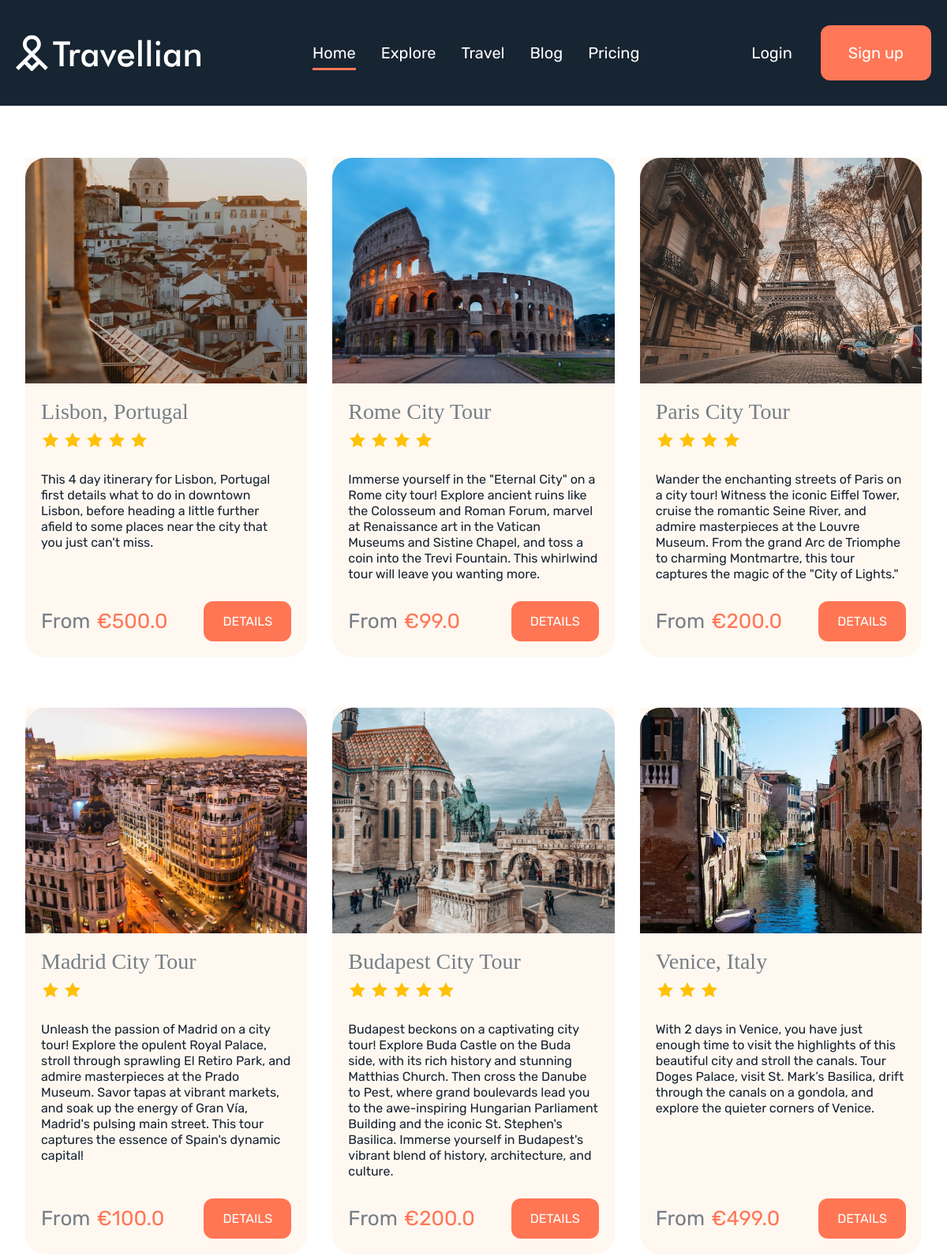
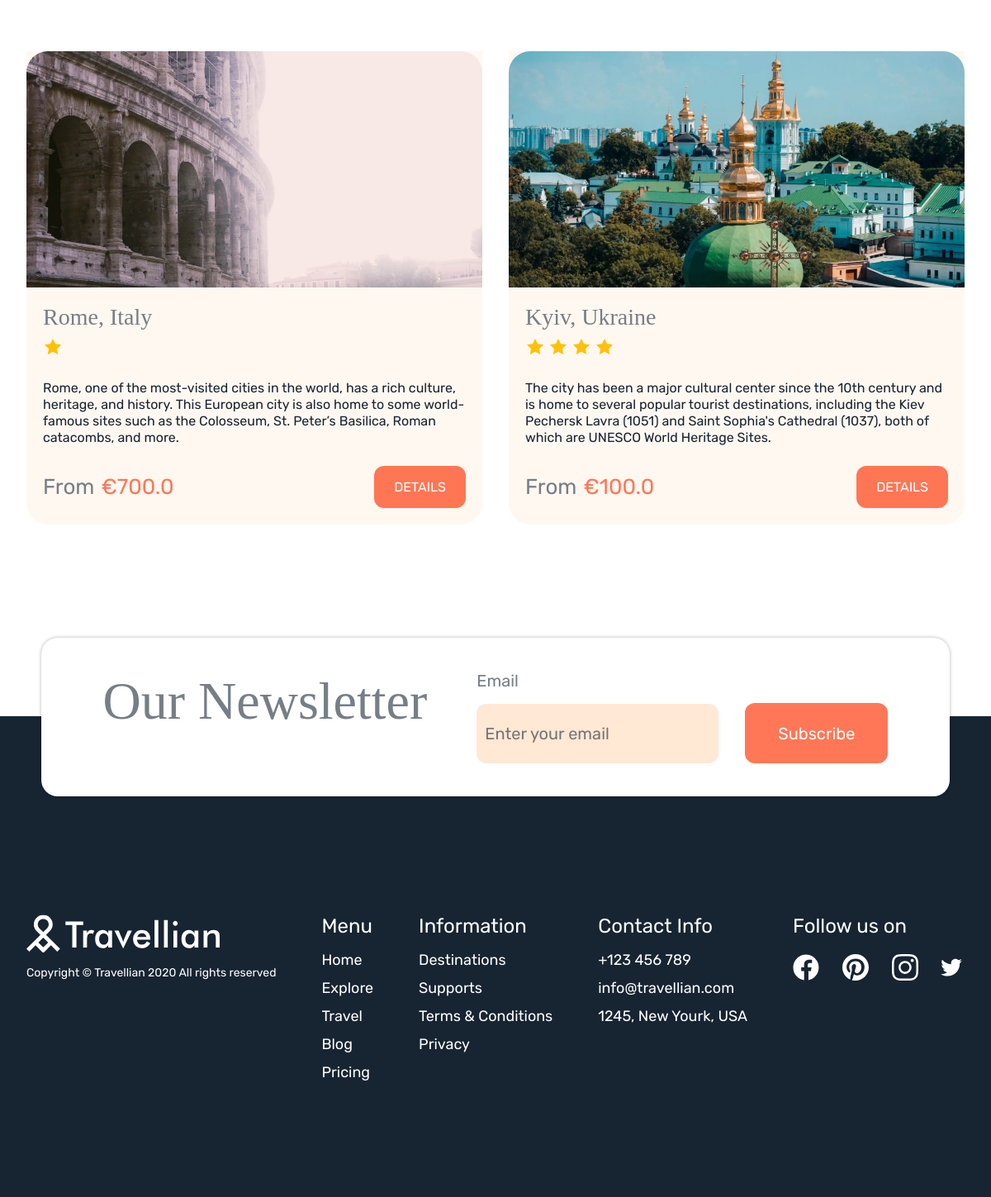
Screenshot of /offers/ with the database file from the repository (2 pictures, top to bottom).
### diploma_page/models.py (models this page shows, shortened)
class Trips(models.Model):
    title = models.CharField(max_length=100)
    type = models.CharField(max_length=100)
    cost = models.FloatField(max_length=10)
    days = models.IntegerField()
    description = models.TextField(max_length=400)
    trip_image = models.ImageField(null = True, blank=True, upload_to="images/")
    is_special = models.BooleanField()
    @property
    def rating(self):
        list = Reviews.objects.filter(trip=self.id).all()
        try:
            rate = list.aggregate(Sum('rating'))['rating__sum']/len(list)
        except:
            rate = 1
        return rate

### diploma_page/views.py (the view)
# urls.py: path('offers/', offers, name='offers'),
def offers(request):
    data = Trips.objects.all()
    form = registerForm(request)
    return render(request, 'offers/index.html', {'data': data,'form': form})

### diploma_page/forms.py
class AccountCreationForm(UserCreationForm):
    login = forms.BooleanField(widget=forms.HiddenInput, initial=True)
    def __init__(self, *args, **kwargs):
        super().__init__(*args, **kwargs)
        self.fields['username'].widget.attrs.update({'placeholder':_('Username')})
        self.fields['password1'].widget.attrs.update({'placeholder':_('Password')})
        self.fields['password2'].widget.attrs.update({'placeholder':_('Repeat password')})

### diploma_page/views.py (called while the page is built)
def registerForm(request):
    if request.method == "POST" and 'login' in request.POST:
        form = AccountCreationForm(request.POST)
        if form.is_valid():
            form.save()
            return HttpResponseRedirect("/")
        else:
            messages.error(request, form.errors, extra_tags="register")
    else:
        form = AccountCreationForm()
    return form

### diploma_page/templates/offers/index.html (shortened to what this page needs)
{% extends '../base.html' %}
{% block head %}
{% load static %}
    <link rel="stylesheet" href="{% static 'offers/styles/style.css' %}">
{% endblock head%}
{% block content %}
<div class="offers-page-wrap section-wrap">
    <div class = "d-flex offers-list-wrap">
        {% for item in data %}
        <div class = "offer-item">
            <div style="background-image: url(../media/{{item.trip_image}});" class = "offer-image-block bg-options">
            </div>
            <div class = "offer-text-block">
                <div class = "offer-rate">
                    <span class = "offer-title grey-text d-block">{{ item.title }}</span>
                    {% for i in '0123456789'|make_list %}
                        {% if  forloop.counter <= item.rating %}
                        <svg width="24" height="24" viewBox="0 0 24 24" fill="none" xmlns="http://www.w3.org/2000/svg">
                            <path d="M12 2.00006L15.09 8.26006L22 9.27006L17 14.1401L18.18 21.0201L12 17.7701L5.82 21.0201L7 14.1401L2 9.27006L8.91 8.26006L12 2.00006Z" fill="#FFC107"/>
                            </svg>
                        {% endif %}
                    {% endfor %}
                </div>
                <span class = "offer-description d-block">{{ item.description }}</span>
                <div class="www">
                    <div class="offer-price-details">
                        <div class = "offer-price-wrap">
                            <span class = "title-small grey-text">From</span>
                            <span class = "offer-price">€{{ item.cost }}</span>
                        </div>
                        <div class = "offer-details">
                            <a class="offer-btn" href = "{{item.id}}">Details</a>
                        </div>
                    </div>
                </div>
            </div>
        </div>
        {% endfor %}
    </div>
</div>
{% endblock content%}

### diploma_page/templates/base.html (shortened to what this page needs)
<!doctype html>
{% load static %}
<html lang="en-US">
<head>
	<link rel="stylesheet" href="{% static 'styles/style.css' %}">
	{% block head %} {% endblock head %}
	<link rel="stylesheet" href="https://cdnjs.cloudflare.com/ajax/libs/font-awesome/6.5.1/css/all.min.css">
</head>
<body>
	<header id="headerId" class = "head">
		<div class="head-wrapper d-flex">
			<div onclick = "location.href='/';" style="cursor:pointer;" class="logo"></div>
			<nav id="navigation" class="header-menu hide">
				<ul class = "menu">
					<li class="current-item">
						<a class="header-emailform-font" href="/#heroWrap">Home</a>
					</li>
					<li>
						<a class="header-emailform-font" href="/#explore">Explore</a>
					</li>
					<li>
						<a class="header-emailform-font" href="/#travel">Travel</a>
					</li>
					<li>
						<a class="header-emailform-font" href="/#blog">Blog</a>
					</li>
					<li>
						<a class="header-emailform-font" href="/#pricing">Pricing</a>
					</li>
				</ul>
				<span id="slide-line" class="position-absolute"></span>
			</nav>
			<div class="login-wrap hide">
				<div class= "btn-login-signup">
					{% if user.is_authenticated %}
					<a href="{% url 'logout' %}" class="header-emailform-font" id="loginBtn">Logout</a>
					<a href="{% url 'login' %}" class="signup-btn d-flex header-emailform-font">My Account</a>
					{% else %}
					<span class="header-emailform-font" id="loginBtn">Login</span>
					<span class="signup-btn d-flex header-emailform-font" id="signupBtn" >Sign up</span>
					{% endif %}
				</div>
			</div>
		</div>
	</header>
		{% block content %} {% endblock content %}
		<div class="relative-wrap">
			<section class="news-form">
				<div class="news-form-wrap d-flex">
					<h1 class = "title-big grey-text">Our Newsletter</h1>
					<div class="news-email">
						<form class="d-flex email-form">
							<div class="email-input-wrap">
								<label class="header-emailform-font grey-text d-block" for="email">Email</label>
								<input class="email-input header-emailform-font d-block" type="email" id="email" name="email" placeholder="Enter your email">
							</div>
							<input class="email-subscribe header-emailform-font white-text" type="submit" value="Subscribe">
						</form>
					</div>
				</div>
			</section>
		<footer>
			<div class="section-wrap">
				<div class="inner-wrap d-flex">
					<div class="footer-logo">
						<div class="logo"></div>
						<span class = "copyright normal-text d-block white-text">Copyright © Travellian 2020 All rights reserved</span>
					</div>
					<div class="footer-menu">
						<span class = "footer-title title-small d-block white-text">Menu</span>
						<nav>
							<ul class = "menu d-flex">
								<li>
									<a class="list-item" href="/#heroWrap">Home</a>
								</li>
								<li>
									<a class="list-item" href="/#explore">Explore</a>
								</li>
								<li>
									<a class="list-item" href="/#travel">Travel</a>
								</li>
								<li>
									<a class="list-item" href="/#blog">Blog</a>
								</li>
								<li>
									<a class="list-item" href="/#pricing">Pricing</a>
								</li>
							</ul>
						</nav>
					</div>
					<div class="footer-info">
						<span class = "footer-title title-small d-block white-text">Information</span>
						<ul class = "menu">
							<li>
								<a class="list-item" href="#">Destinations</a>
							</li>
							<li>
								<a class="list-item" href="#">Supports</a>
							</li>
							<li>
								<a class="list-item" href="#">Terms & Conditions</a>
							</li>
							<li>
								<a class="list-item" href="#">Privacy</a>
							</li>
						</ul>
					</div>
					<div class="footer-contact">
						<span class = "footer-title title-small d-block white-text">Contact Info</span>
						<ul class = "menu">
							<li>
								<a class="list-item" href="#">+123 456 789</a>
							</li>
							<li>
								<a class="list-item" href="#">info@travellian.com</a>
							</li>
							<li>
								<a class="list-item" href="#">1245, New Yourk, USA</a>
							</li>
						</ul>
					</div>
					<div class="footer-socials">
						<span class = "footer-title title-small d-block white-text">Follow us on</span>
						<div class="social-icons d-flex">
							<a href="https://www.facebook.com/">
							</a>
							<a href="https://www.pinterest.com/">
							</a>
							<a href="https://www.instagram.com/">
							</a>
							<a href="https://twitter.com/">
							</a>
						</div>
					</div>
				</div>
			</div>
		</footer>
	</div>
  </body>
</html>

### diploma_page/static/offers/styles/style.css (style rules this page uses)
header { background-color:var(--secondary-color)!important;position:relative }
.offers-list-wrap { padding: 80px 20px; flex-direction: column; }
.offer-item { margin-bottom: 32px; }
@media only screen and (min-width:800px) { .offers-list-wrap { flex-direction: row; flex-wrap: wrap; gap: 32px; } }
@media only screen and (min-width:800px) { .offer-item { width: auto ; height: auto; flex: 1 0 21%; align-self: stretch; } }
@media only screen and (min-width:800px) { .offer-title { height: auto; flex: 1; } }
@media only screen and (min-width: 1120px) { .offers-list-wrap { margin: 100px auto; } }

### rows the page displays
Trips: trip_image (picture), title "Lisbon, Portugal", description "This 4 day itinerary for Lisbon, Portugal first details what to do in downtown Lisbon, before heading a little further afield to some places near the city that you just can't miss.", cost "500.0"
Trips: trip_image (picture), title "Rome City Tour", description "Immerse yourself in the \"Eternal City\" on a Rome city tour! Explore ancient ruins like the Colosseum and Roman Forum, marvel at Renaissance art in the Vatican Museums and Sistine Chapel, and toss a coin into the Trevi Fountain. This whirlwind tour will leave you wanting more.", cost "99.0"
Trips: trip_image (picture), title "Paris City Tour", description "Wander the enchanting streets of Paris on a city tour! Witness the iconic Eiffel Tower, cruise the romantic Seine River, and admire masterpieces at the Louvre Museum. From the grand Arc de Triomphe to charming Montmartre, this tour captures the magic of the \"City of Lights.\"", cost "200.0"
Trips: trip_image (picture), title "Madrid City Tour", description "Unleash the passion of Madrid on a city tour! Explore the opulent Royal Palace, stroll through sprawling El Retiro Park, and admire masterpieces at the Prado Museum. Savor tapas at vibrant markets, and soak up the energy of Gran Vía, Madrid's pulsing main street. This tour captures the essence of Spain's dynamic capital!", cost "100.0"
Trips: trip_image (picture), title "Budapest City Tour", description "Budapest beckons on a captivating city tour! Explore Buda Castle on the Buda side, with its rich history and stunning Matthias Church. Then cross the Danube to Pest, where grand boulevards lead you to the awe-inspiring Hungarian Parliament Building and the iconic St. Stephen's Basilica. Immerse yourself in Budapest's vibrant blend of history, architecture, and culture.", cost "200.0"
Trips: trip_image (picture), title "Venice, Italy", description "With 2 days in Venice, you have just enough time to visit the highlights of this beautiful city and stroll the canals. Tour Doges Palace, visit St. Mark’s Basilica, drift through the canals on a gondola, and explore the quieter corners of Venice.", cost "499.0"
Trips: trip_image (picture), title "Rome, Italy", description "Rome, one of the most-visited cities in the world, has a rich culture, heritage, and history. This European city is also home to some world-famous sites such as the Colosseum, St. Peter’s Basilica, Roman catacombs, and more.", cost "700.0"
Trips: trip_image (picture), title "Kyiv, Ukraine", description "The city has been a major cultural center since the 10th century and is home to several popular tourist destinations, including the Kiev Pechersk Lavra (1051) and Saint Sophia's Cathedral (1037), both of which are UNESCO World Heritage Sites.", cost "100.0"
